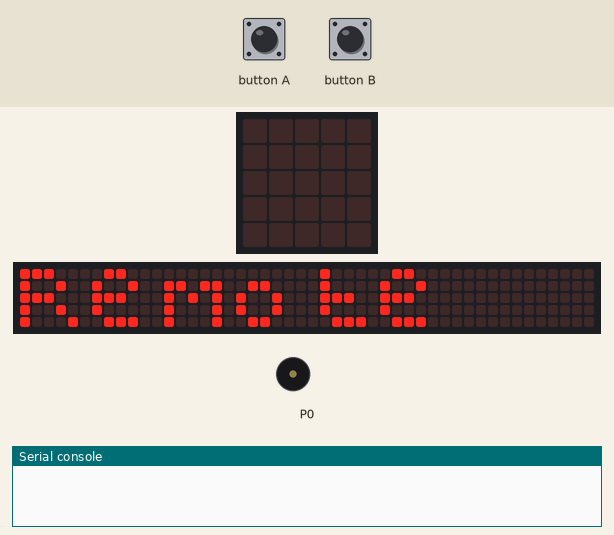
Simulated run of this program. Board: BBC micro:bit (MakeCode). Parts: the board's 5×5 LED display, a strip that is not on the board, showing the scrolling text unrolled, buzzer (waves = sounding), the last lines printed to the serial console. The test bench sets the inputs (shaded band). No radio messages arrive unless stated (any console line starting 'radio sent:' is added by the test bench); the 48×5 strip is a reading aid, not a part: it shows the text the display is scrolling, unrolled, one strip-width of it at a time.

Above: at 5.9 s.
7.6 s: button A pressed for 0.15 s
At 8.6 s:
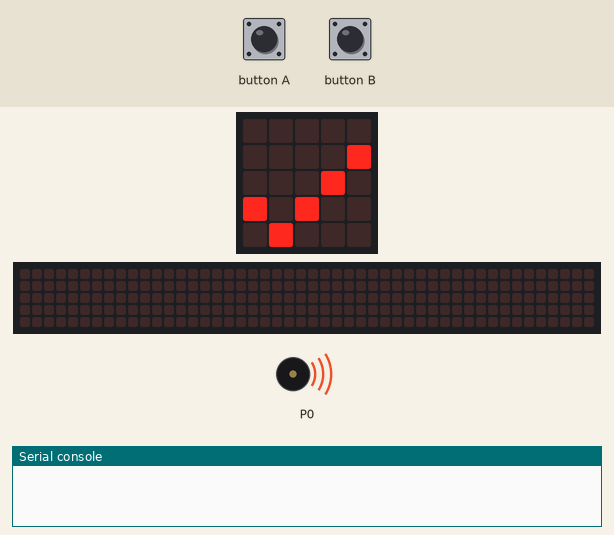
At 10.0 s:
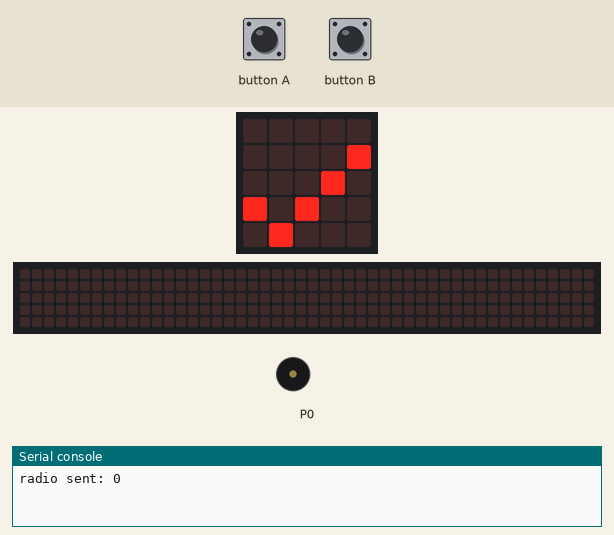
10.3 s: button B pressed for 0.15 s
At 12.0 s:
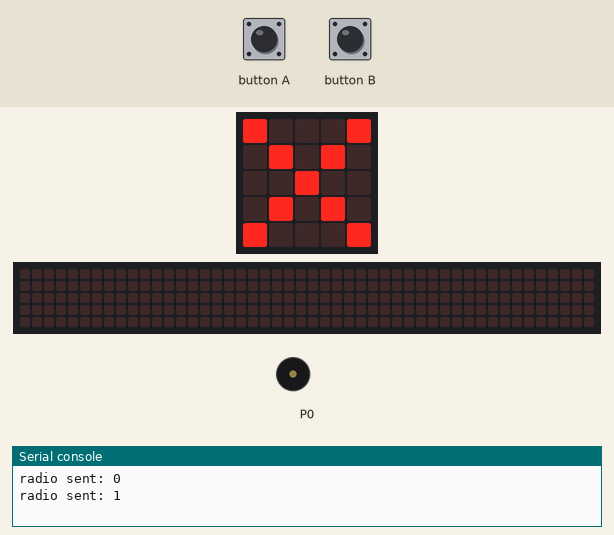
Timing chart, 0 to 13.5 s (numbered marks = the images above; inputs shaded):
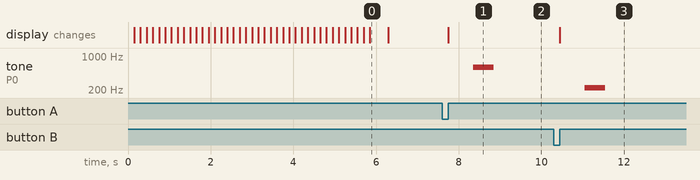

Measured:
- after the input at 7.6 s, tone on P0: silent → 587 Hz after 0.75 s, → silent 0.50 s later; the display: changes after 0.15 s (image 1)
- after the input at 10.3 s, tone on P0: silent → 220 Hz after 0.75 s, → silent 0.50 s later; the display: changes after 0.15 s (image 3)
- what the display in image 0 shows lasts 0.4 s, from 5.9 s to 6.3 s

The program:

main.ts
```typescript
input.onButtonPressed(Button.A, function () {
    basic.showIcon(IconNames.Yes)
    music.play(music.tonePlayable(587, music.beat(BeatFraction.Whole)), music.PlaybackMode.UntilDone)
    radio.sendNumber(0)
})
input.onButtonPressed(Button.B, function () {
    basic.showIcon(IconNames.No)
    music.play(music.tonePlayable(220, music.beat(BeatFraction.Whole)), music.PlaybackMode.UntilDone)
    radio.sendNumber(1)
})
radio.setGroup(1)
basic.showString("Remote")
```

test.ts
```typescript
// tests gaan hier; deze zal niet worden gecompileerd wanneer dit pakket wordt gebruikt als extensie.
```
